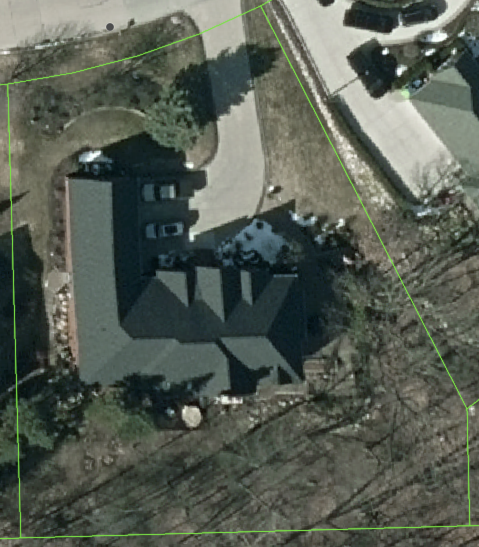
#> input picture AerialObjectDetection/testimage.png, 958 x 1094 px (shown at 1/2 size); its folder holds only this picture in this run
$ python -i contours.py   (imports and definitions only)   (older library calls are emulated)
#> lines starting #> are read from the running program, lines starting #| are printed output that depends on the picture
import cv2
import numpy as np
import matplotlib.pyplot as plt
import os
import pandas as pd
#value of hue:
#RGB: 1, 255, 255
#Hex: 01FFFF
#HSV: 180, 100, 100

names = []
area = []
def crop(file):
#> called with file = 'testimage.png'
    original = cv2.imread(file)
#> original is the input picture: shape (1094, 958, 3); mean B, G, R 83.2, 93.5, 86.5
    cpy = np.copy(original)

    vectorized = cpy.reshape((-1, 3))
    vectorized = np.float32(vectorized)
    criteria = (cv2.TERM_CRITERIA_EPS + cv2.TERM_CRITERIA_MAX_ITER, 10, 1.0)
    K = 4
    attempts = 11
    img = cv2.cvtColor(cpy, cv2.COLOR_BGR2RGB)
    ret, label, center = cv2.kmeans(vectorized, K, None, criteria, attempts, cv2.KMEANS_PP_CENTERS)
#> ret = 644826176.2; center = [[39.17, 41.97, 31.5], [102.1, 118.6, 111.1], [176.3, 188.1, 186.9], [71.62, 82.43, 76.44]]
    center = np.uint8(center)
#> center = [[39, 41, 31], [102, 118, 111], [176, 188, 186], [71, 82, 76]]
    res = center[label.flatten()]
    #final image
    result_image = res.reshape((img.shape))
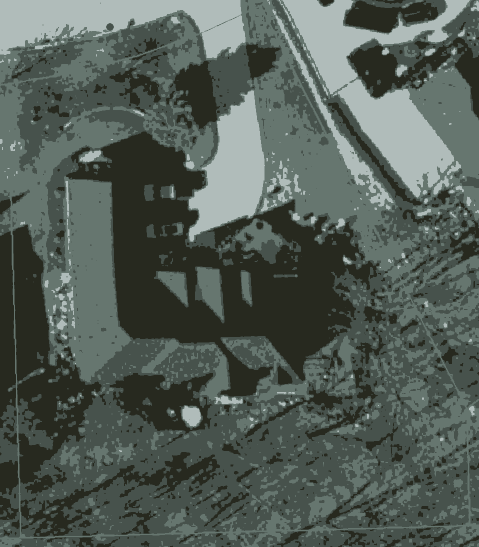
#> result_image: shape (1094, 958, 3) (shown at 1/2 size); mean R, G, B 82.9, 93, 86.1
    # cv2.imshow("result", result_image)
    # cv2.waitKey(0)

    # need to convert to HSV to obtain a darkline from the blue hue
    imghsv = cv2.cvtColor(result_image, cv2.COLOR_BGR2HSV)
#> imghsv: shape (1094, 958, 3); mean H, S, V 54.1, 39.6, 93
    # cv2.imshow("result_HSV", imghsv)
    # cv2.waitKey(0)

    ##-----------------------------

    ##CONTOUR STUFF

    ###Contour via grayScale
    #gray image from segmentated image
    gray = cv2.cvtColor(imghsv, cv2.COLOR_RGB2GRAY)
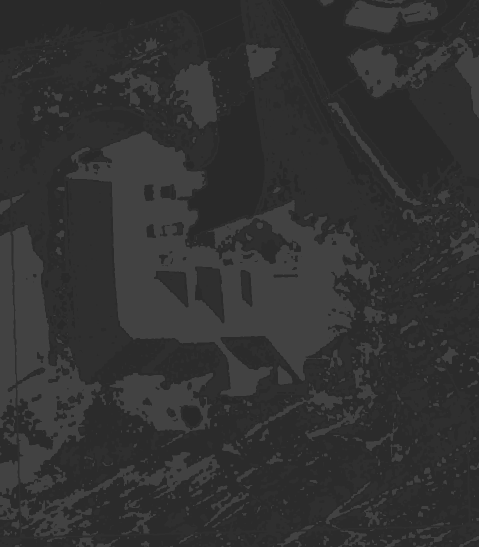
#> gray: shape (1094, 958) (shown at 1/2 size); min 41, max 66, mean 50
    # cv2.imshow("gray", gray)
    # cv2.waitKey(0)

    ret, thresh = cv2.threshold(gray, 127, 255, 0)
#> thresh: shape (1094, 958); every value is 0
    # cv2.imshow("tresh", thresh)
    # cv2.waitKey(0)

    #Finds the contours
    img, contours, hierarchy = cv2.findContours(thresh, cv2.RETR_LIST, cv2.CHAIN_APPROX_SIMPLE)
#> contours = []

    # img = cv2.drawContours(original, contours, -1, (0,255,0), 1)
    # cv2.imshow("img", img)
    # cv2.waitKey(0)

    inner = True
    for contour in contours:
        if cv2.contourArea(contour) > 4000:
            epsilon = 0.0001*cv2.arcLength(contour, True)
            approx = cv2.approxPolyDP(contour, epsilon, True)
            img = cv2.drawContours(original, [approx], 0, (1,1,1), 2)
            if inner:
                print(cv2.contourArea(contour))
                #Black mask
                mask = np.zeros_like(cpy)
                #fills in the mask with the shape of our approximation
                cv2.fillPoly(mask, [approx], color=(255,255,255))
                out = np.zeros_like(original)
                out[mask == 255] = original[mask == 255]
                # cv2.imshow("or", out)
                # cv2.waitKey(0)
                #study masks!!!
                #https://stackoverflow.com/questions/28759253/how-to-crop-the-internal-area-of-a-contour

                #cropping edges
                ext_left = tuple(approx[approx[:, :, 0].argmin()][0])
                ext_right = tuple(approx[approx[:, :, 0].argmax()][0])
                ext_top = tuple(approx[approx[:, :, 1].argmin()][0])
                ext_bot = tuple(approx[approx[:, :, 1].argmax()][0])
                #roi == approx
                #Cropping
                cropped_image = out[ext_top[1]:ext_bot[1], ext_left[0]:ext_right[0]]
                area.append(cv2.contourArea(contour))
                # cv2.imwrite(file, cropped_image)
                # cv2.imshow(file, cropped_image)
                # cv2.waitKey(0)
            inner = False
#> this loop made 0 passes
#> after the loop, area = []


# [8 lines of commented-out code are left out]

>>> result = crop('testimage.png')

$ run again, on AerialObjectDetection/house_export.png
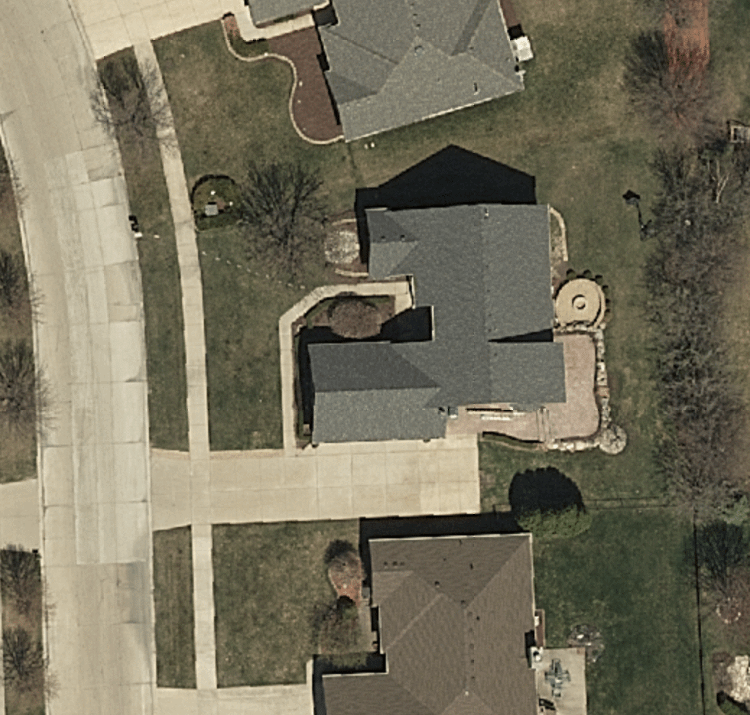
#> input picture AerialObjectDetection/house_export.png, 750 x 715 px
#> in crop, original is the input picture: shape (715, 750, 3); mean B, G, R 92.4, 112.1, 117.4
#> in crop, `ret, label, center = cv2.kmeans(vectorized, K, None, criteria, attempt..`: ret = 253925887.3; center = [[33.66, 42.3, 41.38], [156.4, 183.1, 193.8], [64.17, 83.17, 86.11], [93.22, 111.4, 117.4]]
#> in crop, `center = np.uint8(center)`: center = [[33, 42, 41], [156, 183, 193], [64, 83, 86], [93, 111, 117]]
#> in crop, `result_image = res.reshape((img.shape))`:
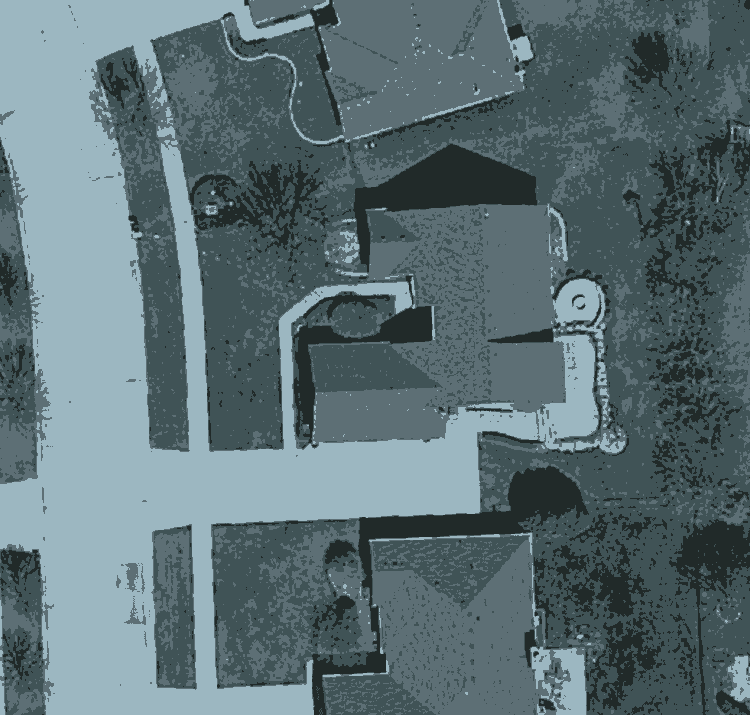
#> result_image: shape (715, 750, 3); mean R, G, B 92.1, 111.9, 117
#> imghsv: shape (715, 750, 3); mean H, S, V 25, 56.4, 117.1
#> thresh: shape (715, 750); every value is 0
#> contours = []
